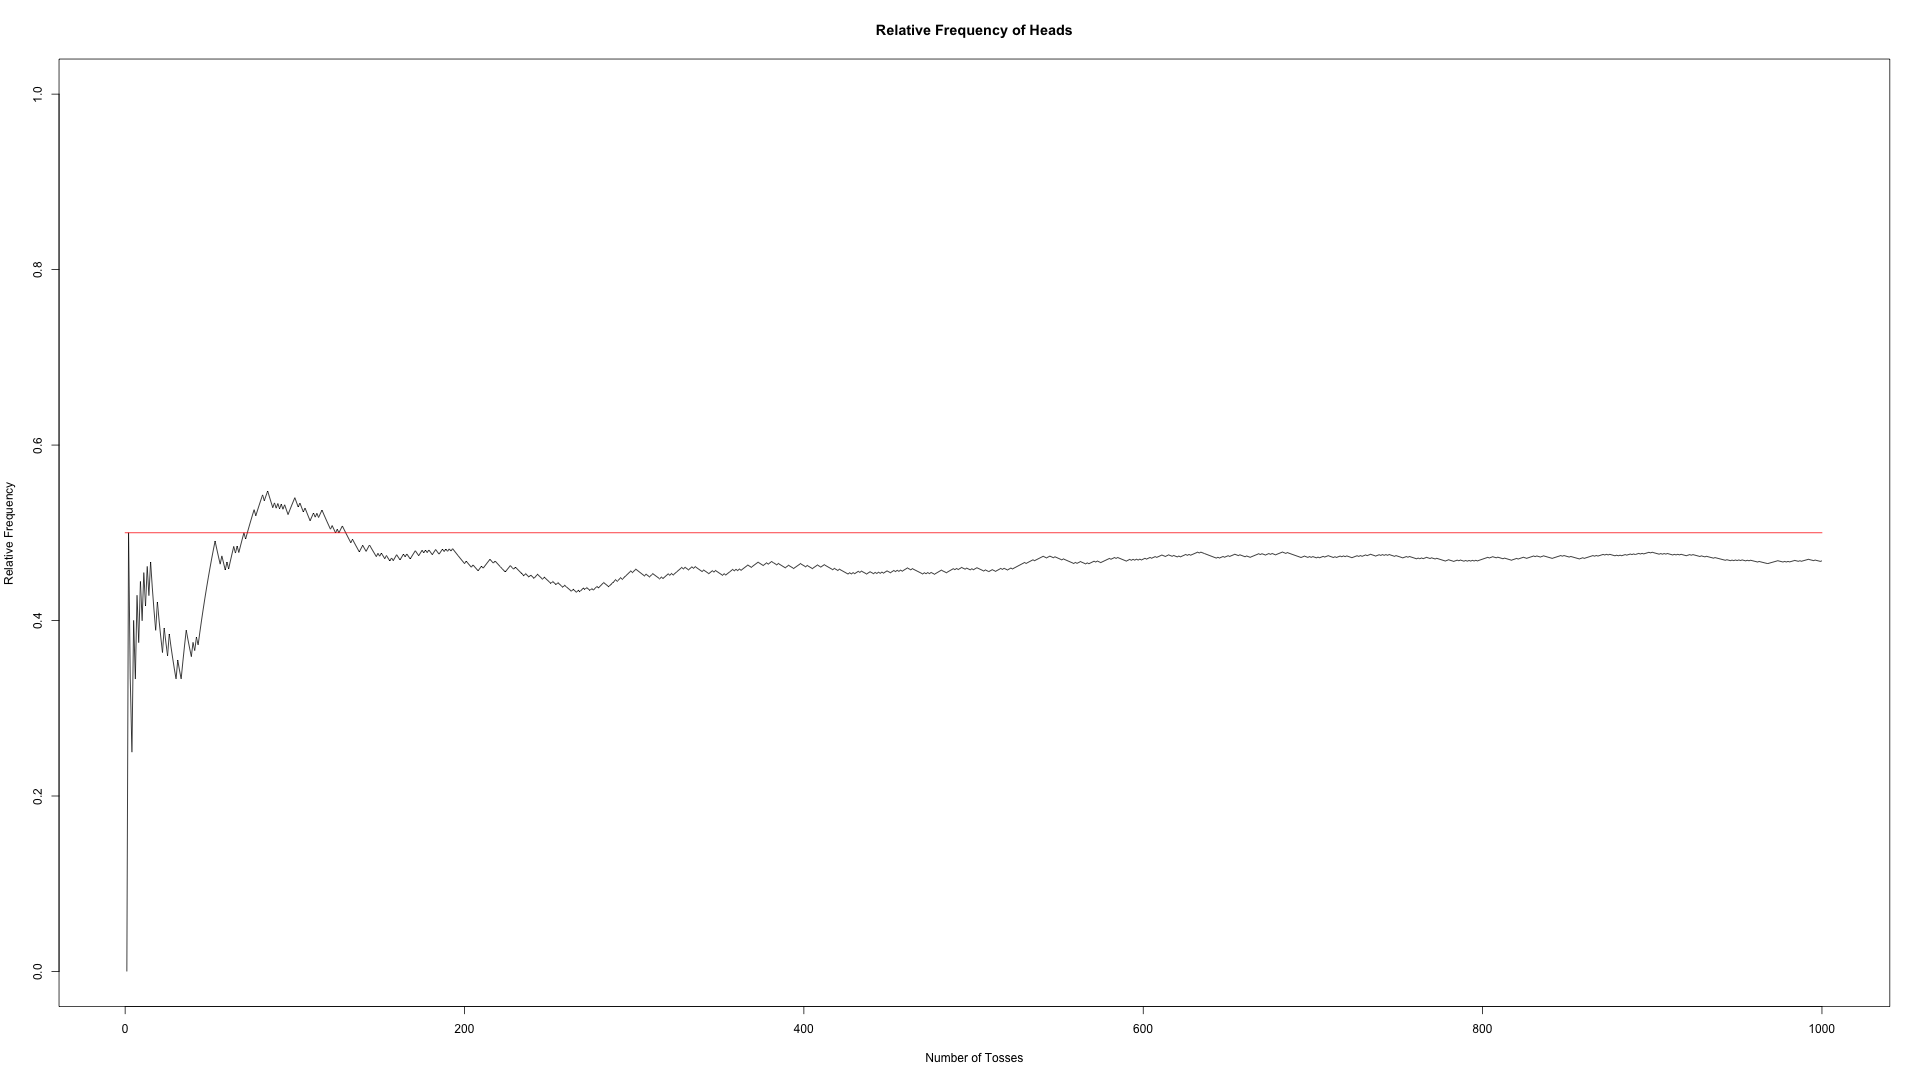

The R source for this figure:
require(stats)

for (i in 1:10) {
  x <- round(runif(1))
  print(x)
}

proba <- as.vector(1:1000)
sum <- 0

for (i in 1:1000) {
  x <- round(runif(1))
  sum <- sum + x
  proba[i] <- sum / i
}

png("1.png", width=1920, height=1080)

plot(1:1000, proba[1:1000], "l", xlim=c(1,1000), ylim=c(0,1),
     main="Relative Frequency of Heads",
     xlab="Number of Tosses",
     ylab="Relative Frequency")
segments(0, 0.5, 1000, 0.5, col="red")

dev.off()